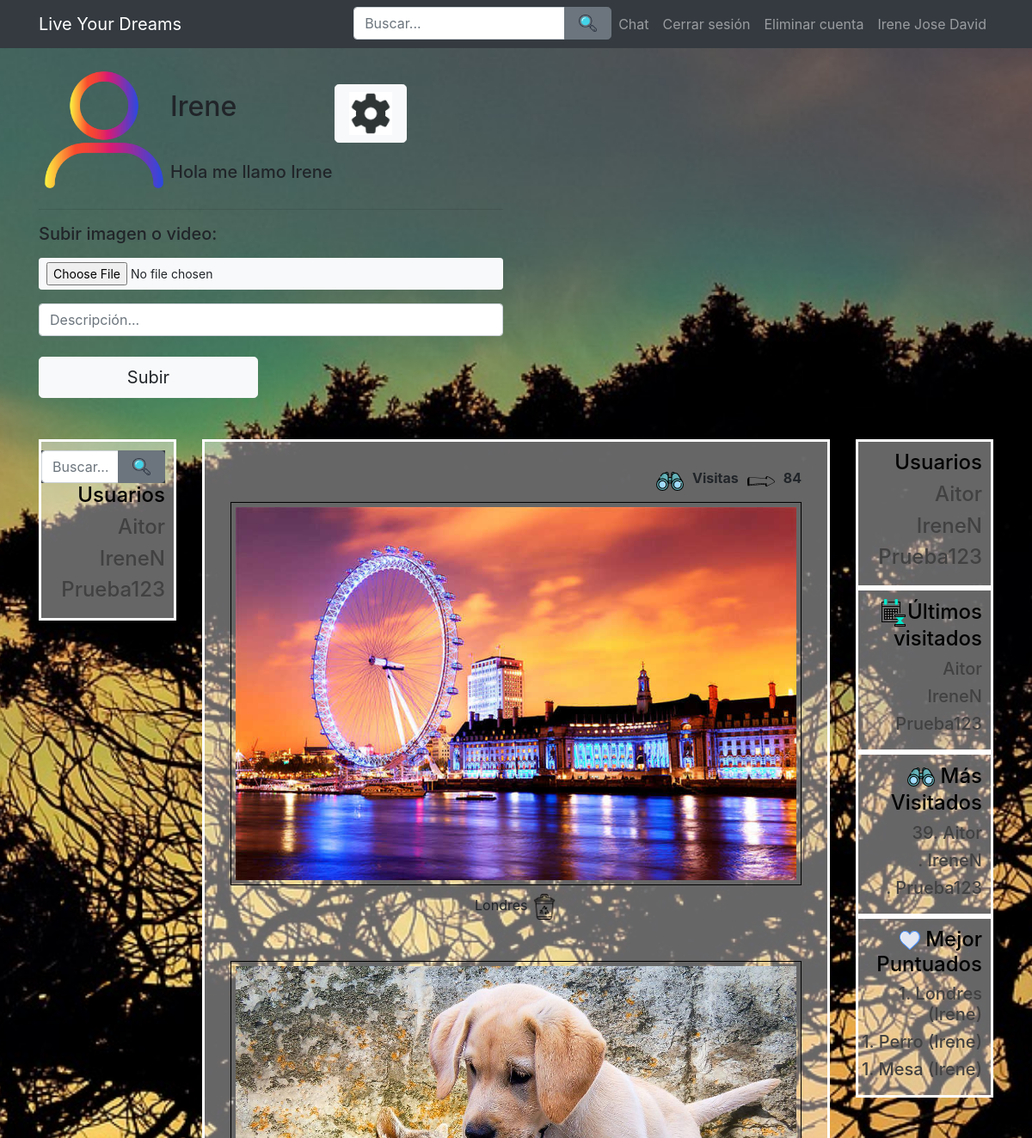
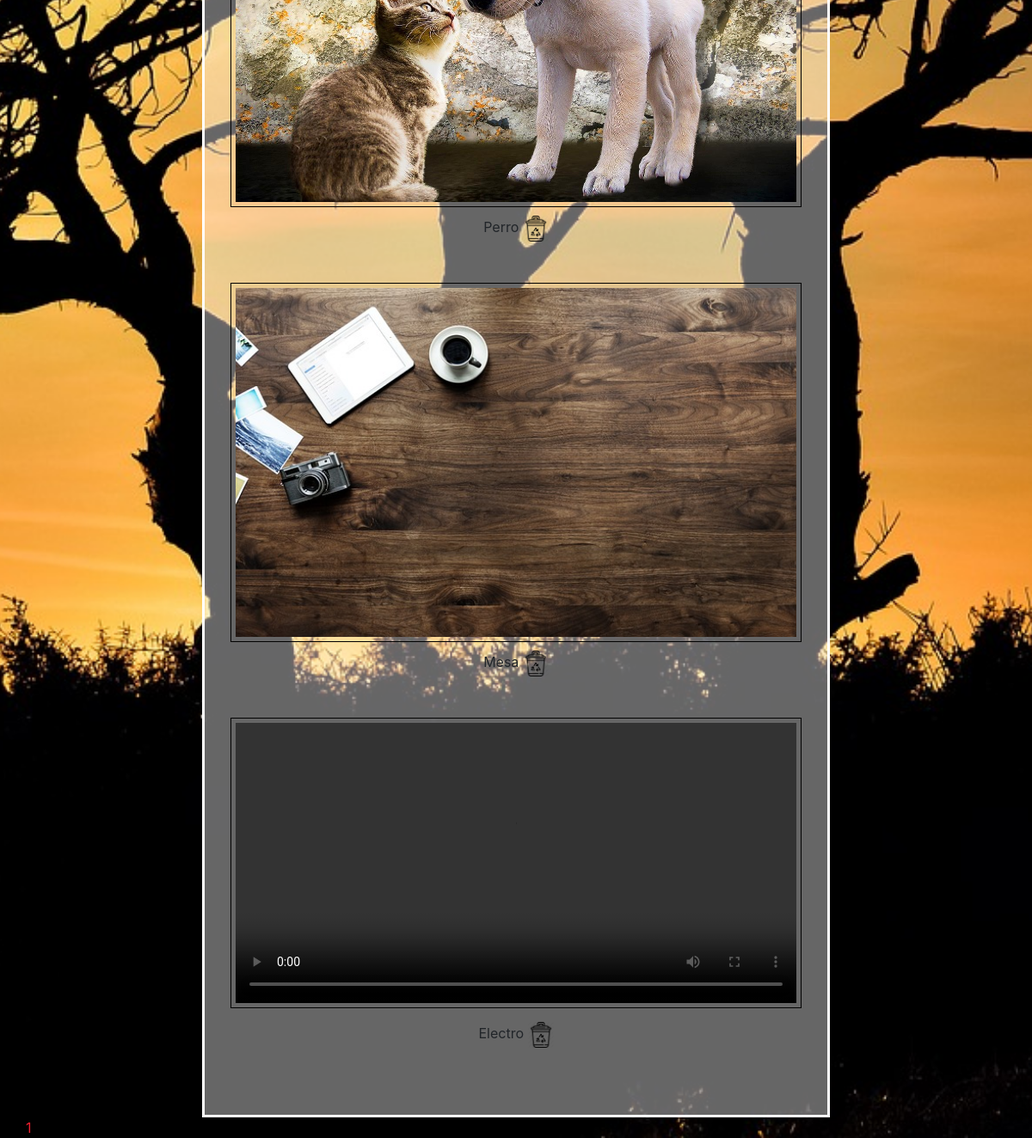
/paginausuarios.php (signed in), run on the app's committed database (2 pictures, top to bottom).
### tables this page shows
CREATE TABLE `usuarios` (
  `usuarioID` int(11) NOT NULL,
  `username` varchar(255) NOT NULL,
  `password` varchar(255) NOT NULL,
  `email` varchar(255) NOT NULL,
  `active` varchar(255) NOT NULL,
  `resetToken` varchar(255) DEFAULT NULL,
  `resetComplete` varchar(3) DEFAULT 'No',
  `visitas` int(11) DEFAULT NULL,
  `descripcion` varchar(255) NOT NULL,
  `imagen` varchar(255) NOT NULL
);

CREATE TABLE `imagen` (
  `idfoto` int(11) NOT NULL,
  `usuarioID` int(11) NOT NULL,
  `nombre` varchar(255) NOT NULL,
  `descripcion` text NOT NULL,
  `likes` int(11) DEFAULT '0'
);

CREATE TABLE `video` (
  `idvideo` int(11) NOT NULL,
  `usuarioID` int(11) NOT NULL,
  `nombre` varchar(255) NOT NULL,
  `descripcion` text NOT NULL,
  `likes` int(11) DEFAULT NULL
);

### paginausuarios.php (the view, shortened to what this page needs)
<?php
require('includes/config.php');
require('layout/header.php');
?>
<div class="container">
    <div class="row">
        <div class="col-xs-12 col-sm-8 col-md-6 col-sm-offset-2 col-md-offset-3 mb-5">
            <?php
				$stmt = $db->query("SELECT imagen, descripcion FROM usuarios WHERE usuarioID = " . $_SESSION['usuarioID']);
				while ($row = $stmt->fetch()) {
					if(empty($row['imagen'])){
						$imagenP = "usuario.jpg";
					}else{
						$imagenP = $row['imagen'];
					}
					if(empty($row['descripcion'])){
						$descripcionP = "Descripcion";
					}else{
						$descripcionP = $row['descripcion'];
					}
				}
			?>
			<table>
				<tr>
					<td rowspan="2"><?php echo '<img width="150" height="150" src="imagenes/' . $imagenP . '">' . "\n"; ?></td>
					<td><h2><?php echo htmlspecialchars($_SESSION['username'], ENT_QUOTES); ?></h2></td>
					<td><div class="col-xs-15 col-md-15"><a class="mt-2 btn btn-light btn-block btn-lg" href="perfil.php" ><img src="img/app/config.png" alt="Config" width="50" height="50" /></a></div></td>
				</tr>
				<tr>
					<td><h5><?php echo $descripcionP;?></h5></td>
				</tr>
			</table>
			<hr>
            <form id="uploadimage" method="POST" action="imagen-ajax.php" enctype="multipart/form-data">
				<h5><label>Subir imagen o video:</label></h5>
                <input type="file" name="file" id="file" class="btn btn-light btn-block btn-sm" required />
                <div class="row mt-3 nomargin">
                    <input type="text" name="descripcion" id="des" class="form-control col-xs-12 col-md-12 mb-3" placeholder="Descripción...">
                </div>
                <div class="row">
                    <div class="col-xs-6 col-md-6"><input type="submit" name="submit" value="Subir" class="mt-2 btn btn-light btn-block btn-lg" tabindex="5" /></div>
                </div>
            </form>
        </div>
        <div class="col-xs-2 col-sm-2 col-md-12 col-sm-offset-12 col-md-offset-12">
            <div class="row">
                <div class="col-md-offset-1 col-md-2 col-xs-14 col-sm-14 users-table contenedorListas">
                    <div class="listas">
                        <form id="form2" name="form2" method="get" action="">
                            <div class="input-group bg-dark search-bar">
                                <input type="text" class="form-control search-input" placeholder="Buscar..." aria-label="Buscar..." aria-describedby="basic-addon2" name="buscar">
                                <div class="input-group-append search-button">
                                    <input type="image" onclick="confirmarBusqueda2()" name="submit" width="30px" height="30px" src="img/app/lupa.png" class="btn btn-secondary btn-block btn-lg" tabindex="5">
                                </div>
                            </div>
                        </form>
                        <h4>Usuarios</h4>
                        <?php
				$stmt = $db->query("SELECT * FROM usuarios WHERE active = 'Yes'");
				while ($row = $stmt->fetch()) {
					$nombre = $row['username'];
					$id = $row['usuarioID'];
					if ($id != $_SESSION['usuarioID']) {
						echo "<h4 color='green'><a href='vistausuario.php?id=$id&nombreusuario=$nombre'>$nombre</a></h4>";
					}
				}
				?>
                    </div>
                </div>
                <div class="col-md-8">
                    <div class="contenedorTodo">
                        <?php
						$stmt = $db->query("SELECT visitas FROM usuarios WHERE usuarioID = " . $_SESSION['usuarioID']);
						$visitas = '';
						while ($row = $stmt->fetch()) {
							$visitas = $row['visitas'];
						}
						?>
                        <div class="visitas">
                            <img src="img/app/binoculars.png">
                            <p>Visitas</p>
                            <img src="img/app/next.png">
                            <p class="" data-count="2200"><?php echo $visitas ?></p>
                        </div>
                        <?php
						$stmt = $db->query("SELECT * FROM imagen WHERE usuarioID = " . $_SESSION['usuarioID']);
						while ($row = $stmt->fetch()) {
                            echo '<div id="foto"><img class="foto" src="imagenes/' . $row['nombre'] . '">' . "\n";
							?>
                        <div>
                            <span><?php echo ucwords($row['descripcion']); ?></span>
                            <a onclick="confirmar(<?php echo $row['idfoto']; ?>)"><img class="imgEliminar" src="img/app/papelera.png" alt="Papelera" /></a>
                        </div></br></br>
                    </div>
                    <?php
					}
					?>
                    <?php
					$stmt = $db->query("SELECT * FROM video WHERE usuarioID = " . $_SESSION['usuarioID']);
					while ($row = $stmt->fetch()) {
				        echo '<div id="todo">';
						echo '<video class="videoUsu" controls>';
						echo '<source src="imagenes/' . $row['nombre'] . '" type="video/mp4">';
						echo '<source src="imagenes/' . $row['nombre'] . '" type="video/avi">';
						echo '<source src="imagenes/' . $row['nombre'] . '" type="video/3gpp">';
						echo '<source src="imagenes/' . $row['nombre'] . '" type="video/mpg">';
						echo '<source src="imagenes/' . $row['nombre'] . '" type="video/mpeg">';
						echo '</video>';
						?>
                    <div>
                        <span><?php echo ucwords($row['descripcion']); ?></span>
                        <a onclick="confirmar2(<?php echo $row['idvideo']; ?>)"><img class="imgEliminar" src="img/app/papelera.png" alt="Papelera" /></a>
                    </div></br></br>
                </div>
                <?php
				}
				?>
            </div>
        </div>
        <div class="col-md-offset-1 col-md-2 col-xs-12 col-sm-12 users-table contenedorListas">
			<div class="listas">
				<h4>Usuarios</h4>
				<?php
				$stmt = $db->query("SELECT * FROM usuarios WHERE active = 'Yes'");
				while ($row = $stmt->fetch()) {
					$nombre = $row['username'];
					$id = $row['usuarioID'];
					if ($id != $_SESSION['usuarioID']) {
						echo "<h4 color='green'><a href='vistausuario.php?id=$id&nombreusuario=$nombre'>$nombre</a></h4>";
					}
				}
				?>
			</div>
            <div class="listas">
                <h4><img src='img/app/calendario.png'>Últimos visitados</h4>
                <?php
				$stmt = $db->query("SELECT * FROM usuarios WHERE active = 'Yes'");
				while ($row = $stmt->fetch()) {
					$nombre = $row['username'];
					$id = $row['usuarioID'];
					if ($id != $_SESSION['usuarioID']) {
						echo "<h5 color='green'><a href='vistausuario.php?id=$id&nombreusuario=$nombre'>$nombre</a></h5>";
					}
				}
				?>
            </div>
            <div class="listas">
                <h4><img src='img/app/binoculars.png'> Más Visitados</h4>
                <?php
				$stmt = $db->query("SELECT * FROM usuarios WHERE active = 'Yes'");
				while ($row = $stmt->fetch()) {
					$nombre = $row['username'];
					$id = $row['usuarioID'];
                    $nvisitas = $row['visitas'];
					if ($id != $_SESSION['usuarioID']) {
						echo "<h5 color='green'><a href='vistausuario.php?id=$id&nombreusuario=$nombre'>$nvisitas.  $nombre</a></h5>";
					}
				}
				?>
            </div>
            <div class="listas">
                <h4> <img src='img/app/heart.png'> Mejor Puntuados</h4>
                <?php
                $stmt = $db->query("SELECT *, 'ft' AS tipo FROM imagen UNION select *, 'vd' AS tipo from video order by likes DESC LIMIT 5");
				while ($row = $stmt->fetch()) {
					$descripcion = ucwords($row['descripcion']);
                    $usuarioID = $row['usuarioID'];
                    $id = $row['idfoto'];
                    $nlike = $row['likes'];
                    $stmt2= $db->query("SELECT username from usuarios where usuarioID=".$usuarioID);
                    $nombre=$stmt2->fetch();
                    $nombre=$nombre['username'];
                    if ($nombre!=null){
                        echo '<div class="contadorLikes2">';
                        echo "<h5 color='green'><a href='vistausuario.php?id=$usuarioID&nombreusuario=$nombre/#$id'>$nlike.  $descripcion ($nombre)</h5>";
                        echo '</div>';
                    }
                }
              ?>
            </div>
        </div>
    </div>
</div>
<div id="visitasPerfil"><?php echo $_SESSION['usuarioID'] ?></div>
</div>
</div>
<?php
require('layout/footer.php');
?>

### layout/header.php (shortened to what this page needs)
<!DOCTYPE html>
<html lang="en">
<head>
	<link rel="stylesheet" href="https://stackpath.bootstrapcdn.com/bootstrap/4.1.3/css/bootstrap.min.css">
	<link href="style/bootstrap.min.css" rel="stylesheet">
	<link rel="stylesheet" href="style/main.css">
	<link rel="stylesheet" href="style/vistausuario.css">
	<link rel="stylesheet" href="style/paginausuarios.css">
</head>
<body>
	<nav class="navbar navbar-expand-lg navbar-dark bg-dark">
		<div class="container">
			<a class="navbar-brand" href="index.php">Live Your Dreams</a>
			<div class="collapse navbar-collapse" id="navbarResponsive">
				<ul class="navbar-nav ml-auto">
					<?php
					if (isset($_SESSION['usuarioID'])) {
						if ($_SESSION['usuarioID'] != "") {
							echo '
			<form id="form1" name="form1" method="get" action="">
					<div class="input-group bg-dark search-bar">
					  <input type="text" class="form-control search-input" placeholder="Buscar..." aria-label="Buscar..." aria-describedby="basic-addon2" name="buscar">
					  <div class="input-group-append search-button">
					  <input type="image" onclick="confirmarBusqueda()" name="submit" width="30px" height="30px"  src="img/app/lupa.png" class="btn btn-secondary btn-block btn-lg" tabindex="5">
					  </div>
					</div>
			</form>
				<li class="nav-item">
					<a class="nav-link" href="http://localhost/www/wsChat/client/" target="_blank">Chat</a>
				</li>
				<li class="nav-item">
				  <a class="nav-link" href="logout.php">Cerrar sesión</a>
				</li>
				<li class="nav-item">
				  <a class="nav-link" href="deleteusuario.php">Eliminar cuenta</a>
				</li>
				<li class="nav-item">
				  <a class=" nav-link autor">Irene Jose David</a>
				</li>
		';
						}
					}
					?>
				</ul>
			</div>
		</div>
	</nav>
	<section>

### layout/footer.php
    </section>
</body>
</html>

### style/main.css (style rules this page uses)
a { color: #EF1F2F; text-decoration: none; }
html, body { height:100%; }
body { background: url("../img/foto_fondo.jpg") no-repeat center center fixed; background-size:cover; }
section { height:100%; }
.nomargin { margin-left:0!important; margin-right:0!important; }
.users-table a { color:rgb(66, 65, 65); }
section { margin-top:75px; }
.autor { color: white; text-align: right; }
.navbar { position:fixed; width:100%; top:0; z-index:100000; }
.search-bar { max-width: 300px; }
.search-button { max-width: 60px; }
.search-button input { width: 55px; height: 38px; }
.contenedorTodo { padding:30px; border:3px solid white; text-align:center; background:rgba(255,255,255,0.4); }
.foto { width:100%; height:auto; padding:5px; border:1px solid black; margin-bottom:10px; }

### style/paginausuarios.css (style rules this page uses)
.imgEliminar { width: 30px; height: 30px; }
.videoUsu { width:100%; height:auto; padding:5px; border:1px solid black; margin-bottom:10px; }
.contenedorListas { color:black; text-align:right; }
.listas { padding:10px 10px 10px 0; border:3px solid white; background:rgba(255,255,255,0.4) }
.visitas { display: flex; justify-content: right; align-items: flex-start; }
.visitas img { margin-left: 10px; margin-right: 10px; }
.visitas p { font-weight: bold; }

### data on the page
usuarios: imagen (picture), descripcion "Hola me llamo Irene", visitas "84", username "Irene"
usuarios: username "Aitor", visitas "39"
usuarios: username "IreneN"
usuarios: username "Prueba123"
imagen: nombre (picture), descripcion "Londres"
imagen: nombre (picture), descripcion "Perro"
imagen: nombre (picture), descripcion "Mesa"
video: descripcion "Electro"

### other printed values
$_SESSION['username'] "Irene"
$nlike "1"
$descripcion "Londres"
$descripcion "Perro"
$descripcion "Mesa"
$_SESSION['usuarioID'] "1"
